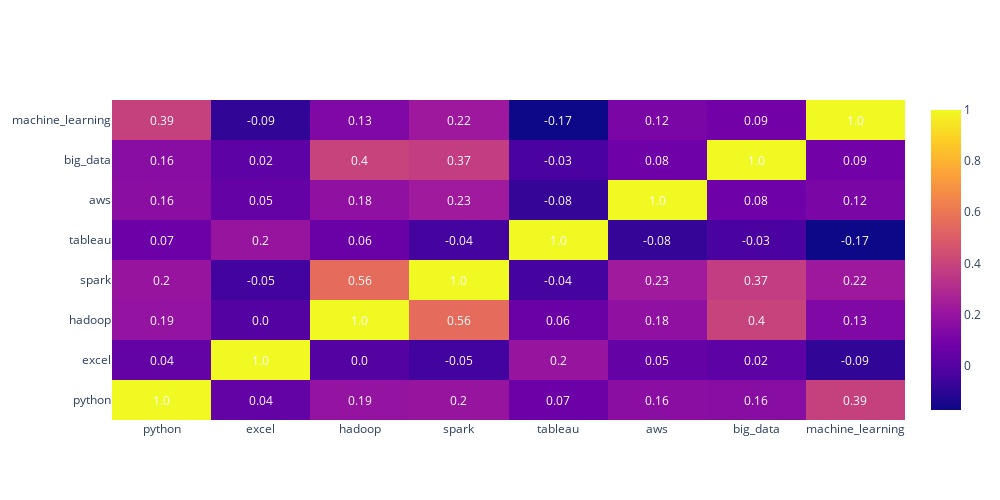

The code cell stored with this chart in its notebook:
### Markdown cell above
## Finding Relevant skills
This figure contains two subplots that analyzes the presence of specific skills. Understanding the probability and count of job listings requiring specific skills helps job seekers prioritize their learning development. Employers are able to use this information to tailor their job postings to attract qualified candidates with the most relevant skills.

### Code cell
# Take the correlation coefficients between each pair of skills
correl = df[['python', 'excel', 'hadoop', 'spark', 
             'tableau', 'aws', 'big_data', 'machine_learning']].corr()
# Get row and columns of alues of correlation 
leng = [(i, j) for i in range(len(correl)) for j in range(len(correl))]
annotations = [
    # Create layout
    go.layout.Annotation(
        x = correl.columns[j],
        y = correl.columns[i],
        text=str(round(correl.iloc[i,j], 2)),
        showarrow=False,
        font=dict(size=12, color="white")
    )
    for i, j in leng
]
# Create heatmap with the values
fig = go.Figure(data=go.Heatmap(
    z=correl.values,
    x=correl.columns,
    y=correl.columns
))
# Adjust heatmap
fig.update_layout(height=500, 
                  width=1000,
                 annotations=annotations)
fig.show()

### Figure 1 — Plotly figure (JSON) as saved in the notebook; plotly's stock layout.template omitted (floating-point values rounded to 4 significant figures)
{"data": [{"type": "heatmap", "x": ["python", "excel", "hadoop", "spark", "tableau", "aws", "big_data", "machine_learning"], "y": ["python", "excel", "hadoop", "spark", "tableau", "aws", "big_data", "machine_learning"], "z": [[1, 0.04447, 0.1938, 0.2016, 0.06857, 0.1649, 0.1558, 0.3872], [0.04447, 1, 0.001583, -0.05082, 0.2027, 0.04797, 0.02431, -0.09063], [0.1938, 0.001583, 1, 0.5573, 0.0625, 0.1809, 0.3953, 0.1319], [0.2016, -0.05082, 0.5573, 1, -0.04438, 0.2295, 0.3738, 0.2212], [0.06857, 0.2027, 0.0625, -0.04438, 1, -0.08428, -0.03131, -0.1732], [0.1649, 0.04797, 0.1809, 0.2295, -0.08428, 1, 0.07546, 0.1153], [0.1558, 0.02431, 0.3953, 0.3738, -0.03131, 0.07546, 1, 0.08948], [0.3872, -0.09063, 0.1319, 0.2212, -0.1732, 0.1153, 0.08948, 1]]}], "layout": {"annotations": [{"font": {"color": "white", "size": 12}, "showarrow": false, "text": "1.0", "x": "python", "y": "python"}, {"font": {"color": "white", "size": 12}, "showarrow": false, "text": "0.04", "x": "excel", "y": "python"}, {"font": {"color": "white", "size": 12}, "showarrow": false, "text": "0.19", "x": "hadoop", "y": "python"}, {"font": {"color": "white", "size": 12}, "showarrow": false, "text": "0.2", "x": "spark", "y": "python"}, {"font": {"color": "white", "size": 12}, "showarrow": false, "text": "0.07", "x": "tableau", "y": "python"}, {"font": {"color": "white", "size": 12}, "showarrow": false, "text": "0.16", "x": "aws", "y": "python"}, {"font": {"color": "white", "size": 12}, "showarrow": false, "text": "0.16", "x": "big_data", "y": "python"}, {"font": {"color": "white", "size": 12}, "showarrow": false, "text": "0.39", "x": "machine_learning", "y": "python"}, {"font": {"color": "white", "size": 12}, "showarrow": false, "text": "0.04", "x": "python", "y": "excel"}, {"font": {"color": "white", "size": 12}, "showarrow": false, "text": "1.0", "x": "excel", "y": "excel"}, {"font": {"color": "white", "size": 12}, "showarrow": false, "text": "0.0", "x": "hadoop", "y": "excel"}, {"font": {"color": "white", "size": 12}, "showarrow": false, "text": "-0.05", "x": "spark", "y": "excel"}, {"font": {"color": "white", "size": 12}, "showarrow": false, "text": "0.2", "x": "tableau", "y": "excel"}, {"font": {"color": "white", "size": 12}, "showarrow": false, "text": "0.05", "x": "aws", "y": "excel"}, {"font": {"color": "white", "size": 12}, "showarrow": false, "text": "0.02", "x": "big_data", "y": "excel"}, {"font": {"color": "white", "size": 12}, "showarrow": false, "text": "-0.09", "x": "machine_learning", "y": "excel"}, {"font": {"color": "white", "size": 12}, "showarrow": false, "text": "0.19", "x": "python", "y": "hadoop"}, {"font": {"color": "white", "size": 12}, "showarrow": false, "text": "0.0", "x": "excel", "y": "hadoop"}, {"font": {"color": "white", "size": 12}, "showarrow": false, "text": "1.0", "x": "hadoop", "y": "hadoop"}, {"font": {"color": "white", "size": 12}, "showarrow": false, "text": "0.56", "x": "spark", "y": "hadoop"}, {"font": {"color": "white", "size": 12}, "showarrow": false, "text": "0.06", "x": "tableau", "y": "hadoop"}, {"font": {"color": "white", "size": 12}, "showarrow": false, "text": "0.18", "x": "aws", "y": "hadoop"}, {"font": {"color": "white", "size": 12}, "showarrow": false, "text": "0.4", "x": "big_data", "y": "hadoop"}, {"font": {"color": "white", "size": 12}, "showarrow": false, "text": "0.13", "x": "machine_learning", "y": "hadoop"}, {"font": {"color": "white", "size": 12}, "showarrow": false, "text": "0.2", "x": "python", "y": "spark"}, {"font": {"color": "white", "size": 12}, "showarrow": false, "text": "-0.05", "x": "excel", "y": "spark"}, {"font": {"color": "white", "size": 12}, "showarrow": false, "text": "0.56", "x": "hadoop", "y": "spark"}, {"font": {"color": "white", "size": 12}, "showarrow": false, "text": "1.0", "x": "spark", "y": "spark"}, {"font": {"color": "white", "size": 12}, "showarrow": false, "text": "-0.04", "x": "tableau", "y": "spark"}, {"font": {"color": "white", "size": 12}, "showarrow": false, "text": "0.23", "x": "aws", "y": "spark"}, {"font": {"color": "white", "size": 12}, "showarrow": false, "text": "0.37", "x": "big_data", "y": "spark"}, {"font": {"color": "white", "size": 12}, "showarrow": false, "text": "0.22", "x": "machine_learning", "y": "spark"}, {"font": {"color": "white", "size": 12}, "showarrow": false, "text": "0.07", "x": "python", "y": "tableau"}, {"font": {"color": "white", "size": 12}, "showarrow": false, "text": "0.2", "x": "excel", "y": "tableau"}, {"font": {"color": "white", "size": 12}, "showarrow": false, "text": "0.06", "x": "hadoop", "y": "tableau"}, {"font": {"color": "white", "size": 12}, "showarrow": false, "text": "-0.04", "x": "spark", "y": "tableau"}, {"font": {"color": "white", "size": 12}, "showarrow": false, "text": "1.0", "x": "tableau", "y": "tableau"}, {"font": {"color": "white", "size": 12}, "showarrow": false, "text": "-0.08", "x": "aws", "y": "tableau"}, {"font": {"color": "white", "size": 12}, "showarrow": false, "text": "-0.03", "x": "big_data", "y": "tableau"}, {"font": {"color": "white", "size": 12}, "showarrow": false, "text": "-0.17", "x": "machine_learning", "y": "tableau"}, {"font": {"color": "white", "size": 12}, "showarrow": false, "text": "0.16", "x": "python", "y": "aws"}, {"font": {"color": "white", "size": 12}, "showarrow": false, "text": "0.05", "x": "excel", "y": "aws"}, {"font": {"color": "white", "size": 12}, "showarrow": false, "text": "0.18", "x": "hadoop", "y": "aws"}, {"font": {"color": "white", "size": 12}, "showarrow": false, "text": "0.23", "x": "spark", "y": "aws"}, {"font": {"color": "white", "size": 12}, "showarrow": false, "text": "-0.08", "x": "tableau", "y": "aws"}, {"font": {"color": "white", "size": 12}, "showarrow": false, "text": "1.0", "x": "aws", "y": "aws"}, {"font": {"color": "white", "size": 12}, "showarrow": false, "text": "0.08", "x": "big_data", "y": "aws"}, {"font": {"color": "white", "size": 12}, "showarrow": false, "text": "0.12", "x": "machine_learning", "y": "aws"}, {"font": {"color": "white", "size": 12}, "showarrow": false, "text": "0.16", "x": "python", "y": "big_data"}, {"font": {"color": "white", "size": 12}, "showarrow": false, "text": "0.02", "x": "excel", "y": "big_data"}, {"font": {"color": "white", "size": 12}, "showarrow": false, "text": "0.4", "x": "hadoop", "y": "big_data"}, {"font": {"color": "white", "size": 12}, "showarrow": false, "text": "0.37", "x": "spark", "y": "big_data"}, {"font": {"color": "white", "size": 12}, "showarrow": false, "text": "-0.03", "x": "tableau", "y": "big_data"}, {"font": {"color": "white", "size": 12}, "showarrow": false, "text": "0.08", "x": "aws", "y": "big_data"}, {"font": {"color": "white", "size": 12}, "showarrow": false, "text": "1.0", "x": "big_data", "y": "big_data"}, {"font": {"color": "white", "size": 12}, "showarrow": false, "text": "0.09", "x": "machine_learning", "y": "big_data"}, {"font": {"color": "white", "size": 12}, "showarrow": false, "text": "0.39", "x": "python", "y": "machine_learning"}, {"font": {"color": "white", "size": 12}, "showarrow": false, "text": "-0.09", "x": "excel", "y": "machine_learning"}, {"font": {"color": "white", "size": 12}, "showarrow": false, "text": "0.13", "x": "hadoop", "y": "machine_learning"}, {"font": {"color": "white", "size": 12}, "showarrow": false, "text": "0.22", "x": "spark", "y": "machine_learning"}, {"font": {"color": "white", "size": 12}, "showarrow": false, "text": "-0.17", "x": "tableau", "y": "machine_learning"}, {"font": {"color": "white", "size": 12}, "showarrow": false, "text": "0.12", "x": "aws", "y": "machine_learning"}, {"font": {"color": "white", "size": 12}, "showarrow": false, "text": "0.09", "x": "big_data", "y": "machine_learning"}, {"font": {"color": "white", "size": 12}, "showarrow": false, "text": "1.0", "x": "machine_learning", "y": "machine_learning"}], "height": 500, "width": 1000, "xaxis": {"autorange": true, "range": [-0.5, 7.5], "type": "category"}, "yaxis": {"autorange": true, "range": [-0.5, 7.5], "type": "category"}}}
